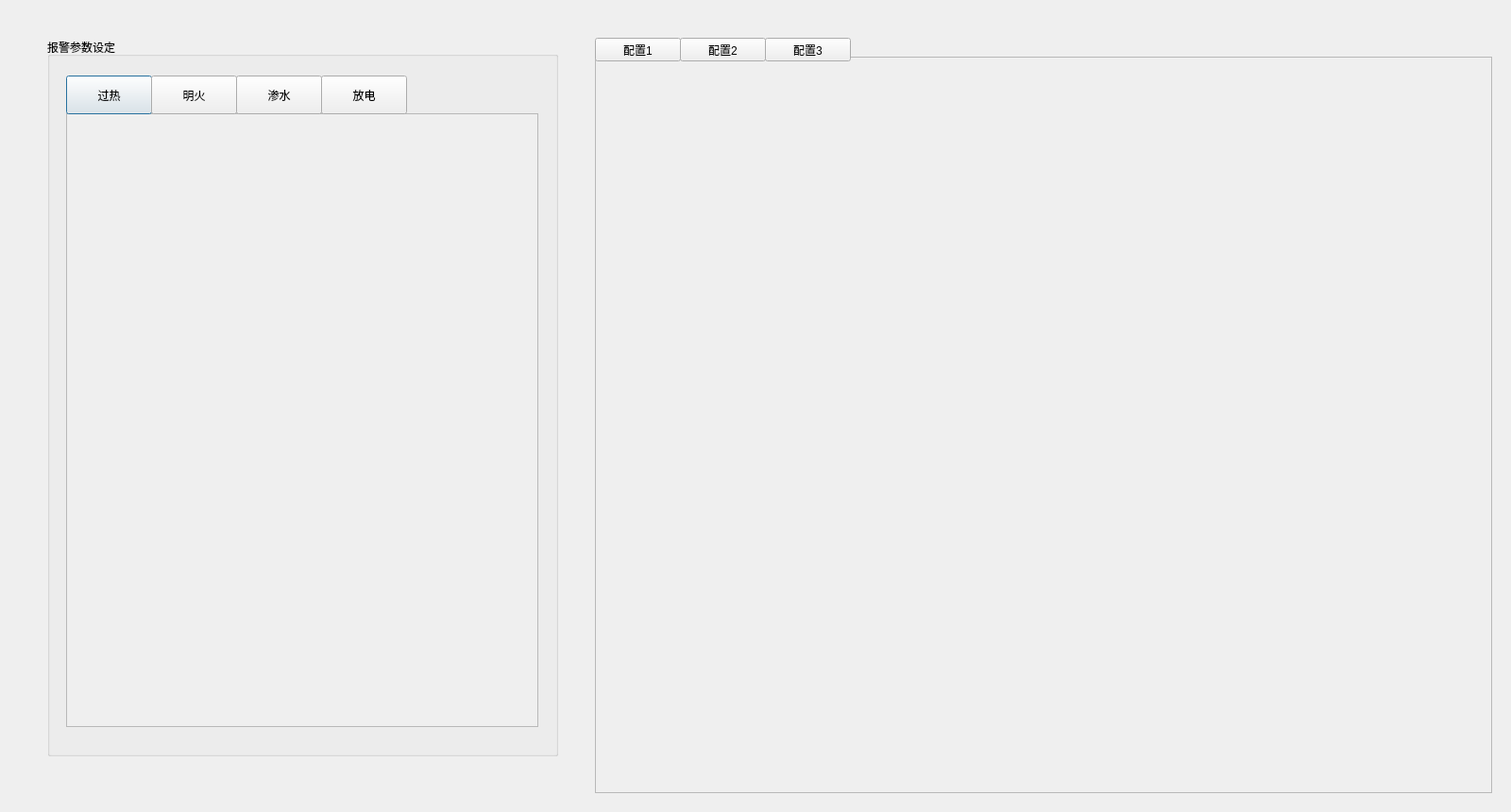
<?xml version="1.0" encoding="UTF-8"?>
<ui version="4.0">
 <class>scene3</class>
 <widget class="QDialog" name="scene3">
  <property name="geometry">
   <rect>
    <x>0</x>
    <y>0</y>
    <width>1600</width>
    <height>860</height>
   </rect>
  </property>
  <property name="windowTitle">
   <string>Dialog</string>
  </property>
  <widget class="QGroupBox" name="groupBox">
   <property name="geometry">
    <rect>
     <x>50</x>
     <y>40</y>
     <width>541</width>
     <height>761</height>
    </rect>
   </property>
   <property name="title">
    <string>报警参数设定</string>
   </property>
   <widget class="QScrollArea" name="scrollArea">
    <property name="geometry">
     <rect>
      <x>20</x>
      <y>80</y>
      <width>500</width>
      <height>650</height>
     </rect>
    </property>
    <property name="widgetResizable">
     <bool>true</bool>
    </property>
    <widget class="QWidget" name="scrollAreaWidgetContents">
     <property name="geometry">
      <rect>
       <x>0</x>
       <y>0</y>
       <width>498</width>
       <height>648</height>
      </rect>
     </property>
    </widget>
   </widget>
   <widget class="QPushButton" name="pushButton">
    <property name="geometry">
     <rect>
      <x>20</x>
      <y>40</y>
      <width>91</width>
      <height>41</height>
     </rect>
    </property>
    <property name="text">
     <string>过热</string>
    </property>
   </widget>
   <widget class="QPushButton" name="pushButton_2">
    <property name="geometry">
     <rect>
      <x>110</x>
      <y>40</y>
      <width>91</width>
      <height>41</height>
     </rect>
    </property>
    <property name="text">
     <string>明火</string>
    </property>
   </widget>
   <widget class="QPushButton" name="pushButton_3">
    <property name="geometry">
     <rect>
      <x>200</x>
      <y>40</y>
      <width>91</width>
      <height>41</height>
     </rect>
    </property>
    <property name="text">
     <string>渗水</string>
    </property>
   </widget>
   <widget class="QPushButton" name="pushButton_4">
    <property name="geometry">
     <rect>
      <x>290</x>
      <y>40</y>
      <width>91</width>
      <height>41</height>
     </rect>
    </property>
    <property name="text">
     <string>放电</string>
    </property>
   </widget>
  </widget>
  <widget class="QPushButton" name="pushButton_5">
   <property name="geometry">
    <rect>
     <x>630</x>
     <y>40</y>
     <width>91</width>
     <height>25</height>
    </rect>
   </property>
   <property name="text">
    <string>配置1</string>
   </property>
  </widget>
  <widget class="QScrollArea" name="scrollArea_2">
   <property name="geometry">
    <rect>
     <x>630</x>
     <y>60</y>
     <width>950</width>
     <height>780</height>
    </rect>
   </property>
   <property name="widgetResizable">
    <bool>true</bool>
   </property>
   <widget class="QWidget" name="scrollAreaWidgetContents_2">
    <property name="geometry">
     <rect>
      <x>0</x>
      <y>0</y>
      <width>948</width>
      <height>778</height>
     </rect>
    </property>
   </widget>
  </widget>
  <widget class="QPushButton" name="pushButton_6">
   <property name="geometry">
    <rect>
     <x>720</x>
     <y>40</y>
     <width>91</width>
     <height>25</height>
    </rect>
   </property>
   <property name="text">
    <string>配置2</string>
   </property>
  </widget>
  <widget class="QPushButton" name="pushButton_7">
   <property name="geometry">
    <rect>
     <x>810</x>
     <y>40</y>
     <width>91</width>
     <height>25</height>
    </rect>
   </property>
   <property name="text">
    <string>配置3</string>
   </property>
  </widget>
  <zorder>groupBox</zorder>
  <zorder>scrollArea_2</zorder>
  <zorder>pushButton_5</zorder>
  <zorder>pushButton_6</zorder>
  <zorder>pushButton_7</zorder>
 </widget>
 <resources/>
 <connections/>
</ui>
